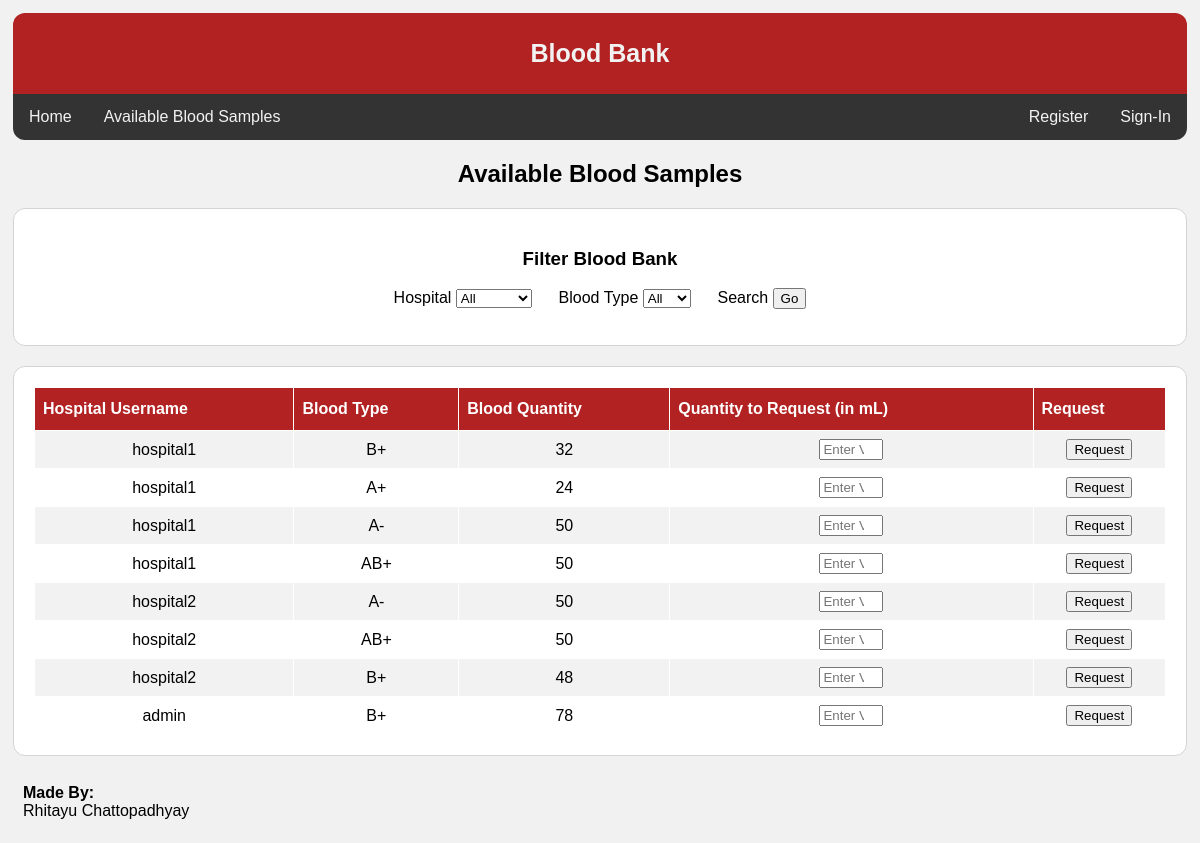
Page /available_blood.php on the earlier database version.
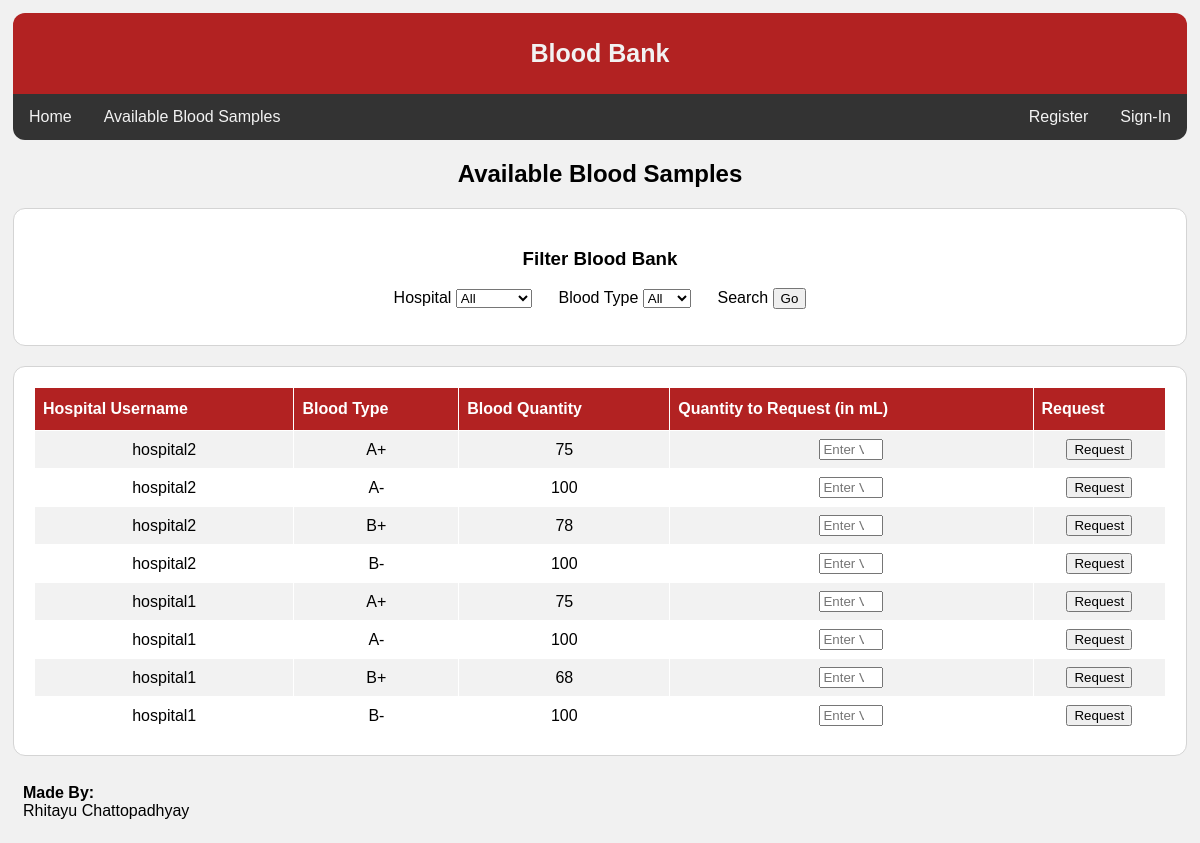
Same page on the later database version.
### tables this page shows
CREATE TABLE `available_blood_bank` (
  `hospital_username` varchar(50) NOT NULL,
  `blood_type` varchar(3) NOT NULL,
  `blood_quantity` int(11) NOT NULL
);

### available_blood.php (called while the page is built, shortened)
<?php
	include('config.php');
	if(isset($_GET['filter'])){
		$filter_hospital = $_GET['filter_hospital'];
		$filter_blood_type = $_GET['filter_blood_type'];
		if($filter_hospital == "all" && $filter_blood_type != "all")
			$query_string = "select * from available_blood_bank where blood_type like '".$filter_blood_type."' ;";
		else if($filter_hospital != "all" && $filter_blood_type == "all")
			$query_string = "select * from available_blood_bank where hospital_username like '".$filter_hospital."' ;";
		else if($filter_hospital != "all" && $filter_blood_type != "all")
			$query_string = "select * from available_blood_bank where hospital_username like '".$filter_hospital."' and  blood_type like '".$filter_blood_type."';";
		else{
			$query_string = "select * from available_blood_bank ;";
		}
	}
	else{
		$query_string = "select * from available_blood_bank ;";
	}
	$result = $conn->query($query_string);
	$num_row = $result->num_rows;
	$rows = $result->fetch_all();
?>
<?php
	include_once('templates/available_blood_layout.php');
	include_once('templates/_footer.php');
?>

### templates/available_blood_layout.php (the view, shortened to what this page needs)
<!DOCTYPE html>
<html>
<head>
	<link rel="stylesheet" href="css/init.css">
	<link rel="stylesheet" href="css/header.css">
	<link rel="stylesheet" href="css/footer.css">
	<link rel="stylesheet" href="css/navigation.css">
	<link rel="stylesheet" href="css/table.css">
	<link rel="stylesheet" href="css/card.css">
</head>
<body>
	<div class="header" style="padding: 1px">
		<h3> Blood Bank </h3>
	</div>
	<div class="topnav">
		<a href="index.php">Home</a>
		<a href="available_blood.php">Available Blood Samples</a>
		<?php
		if($_SESSION['username']){
			print_r("<a href='logout.php?redirect=available_blood' style='float:right'>Logout</a>");
		}
		else{
			print_r("<a href='index.php?redirect=available_blood' style='float:right'>Sign-In</a>");
			print_r("<a href='register.php' style='float:right'>Register</a>");
		}
		?>
	</div>
	<h2 style="text-align: center">Available Blood Samples</h2>
	<div class = "card">
		<h3>Filter Blood Bank</h3>
		<form method="get">
			<p>
				<div class = "form-element" style="display: inline;">
				<label>Hospital</label>
				<select name="filter_hospital" required>
					<option value="all">All</option>
				</select>
			</div>
				<div class = "form-element" style="display: inline;">
				<label>Blood Type</label>
				<select name="filter_blood_type" required>
					<option value="all">All</option>
				</select>
			</div>
			<div class="form-element" style="display: inline;">
				<LABEL>Search</LABEL>
				<button type="submit" name="filter"> Go</button>
			</div>
			</p>
		</form>
	</div>
	<div class="card">
		<form method="post">
			<table id="bloodbank">
			  	<tr>
				    <th>Hospital Username</th>
				    <th>Blood Type</th>
				    <th>Blood Quantity</th>
				    <th>Quantity to Request (in mL)</th>
				    <th>Request</th>
			  	</tr>
			  	<?php
			  		for($x=0; $x<$num_row; $x++){
			  			echo "<tr>";
			  			for($y=0; $y<5; $y++){
			  				echo "<td>";
			  				if($y < 3){
				  				echo $rows[$x][$y];
			  				}
			  				else if($y == 4){
			  					?>
			  					<button type="submit" name="request" value=
			  					<?php echo $x;
										if($_SESSION['user_type'] == "hospital"){
											echo " disabled";
											echo " title='Hospital'";
										}
			  					?>
			  					>Request</button>
			  				<?php
			  				}
			  				else if($y == 3){
			  					?>
			  					<div class = "form-element">
									<input type="number" name=<?php echo "amount" .$x;
										if($_SESSION['user_type'] == "hospital")
											echo " disabled";?> min=1 max="100" placeholder="Enter Value"/>
								</div>
			  					<?php
			  				}
			  				echo "</td>";
			  			}
			  			echo "</tr>";
			  		}
			  	?>
			</table>
		</form>
	</div>

### templates/_footer.php
	<body>
		<div class="footer">
			<br><b>Made By:</b>
			<br>Rhitayu Chattopadhyay
		</div>
	</body>
</html>

### css/init.css (style rules this page uses)
* { box-sizing: border-box; }
body { font-family: Arial; padding: 5px; background: #f1f1f1; }

### css/header.css (style rules this page uses)
.header { padding: 20px; text-align: center; background: #B22222; color: #f2f2f2; border-top-right-radius: 12px; border-top-left-radius: 12px; }
.header h3 { font-size: 25px; }

### css/footer.css (style rules this page uses)
.footer { background-color: #F1F1F1; text-align: left; padding: 10px; }

### css/navigation.css (style rules this page uses)
.topnav { overflow: hidden; background-color: #333; border-bottom-right-radius: 12px; border-bottom-left-radius: 12px; }
.topnav a { float: left; display: block; color: #f2f2f2; text-align: center; padding: 14px 16px; text-decoration: none; }

### css/table.css (style rules this page uses)
#bloodbank { font-family: Arial, Helvetica, sans-serif; border-collapse: collapse; width: 100%; }
#bloodbank td, #bloodbank th { border: 1px solid #fff; padding: 8px; }
#bloodbank tr:nth-child(even) { background-color: #f2f2f2; }
#bloodbank th { padding-top: 12px; padding-bottom: 12px; text-align: left; background-color: #B22222; color: white }

### css/card.css (style rules this page uses)
.card { background-color: #ffffff; padding: 20px; margin-top: 20px; text-align: center; width: 100%; border-radius: 12px; border-style: solid; border-color: #D4D4D4; border-width: 1.5px; }

Differences in the rows shown:
removed available_blood_bank: hospital_username "hospital1", blood_type "B+", blood_quantity "32"
removed available_blood_bank: hospital_username "hospital1", blood_type "A+", blood_quantity "24"
removed available_blood_bank: hospital_username "hospital1", blood_type "A-", blood_quantity "50"
removed available_blood_bank: hospital_username "hospital1", blood_type "AB+", blood_quantity "50"
removed available_blood_bank: hospital_username "hospital2", blood_type "A-", blood_quantity "50"
removed available_blood_bank: hospital_username "hospital2", blood_type "AB+", blood_quantity "50"
removed available_blood_bank: hospital_username "hospital2", blood_type "B+", blood_quantity "48"
removed available_blood_bank: hospital_username "admin", blood_type "B+", blood_quantity "78"
added available_blood_bank: hospital_username "hospital2", blood_type "A+", blood_quantity "75"
added available_blood_bank: hospital_username "hospital2", blood_type "A-", blood_quantity "100"
added available_blood_bank: hospital_username "hospital2", blood_type "B+", blood_quantity "78"
added available_blood_bank: hospital_username "hospital2", blood_type "B-", blood_quantity "100"
added available_blood_bank: hospital_username "hospital1", blood_type "A+", blood_quantity "75"
added available_blood_bank: hospital_username "hospital1", blood_type "A-", blood_quantity "100"
added available_blood_bank: hospital_username "hospital1", blood_type "B+", blood_quantity "68"
added available_blood_bank: hospital_username "hospital1", blood_type "B-", blood_quantity "100"
